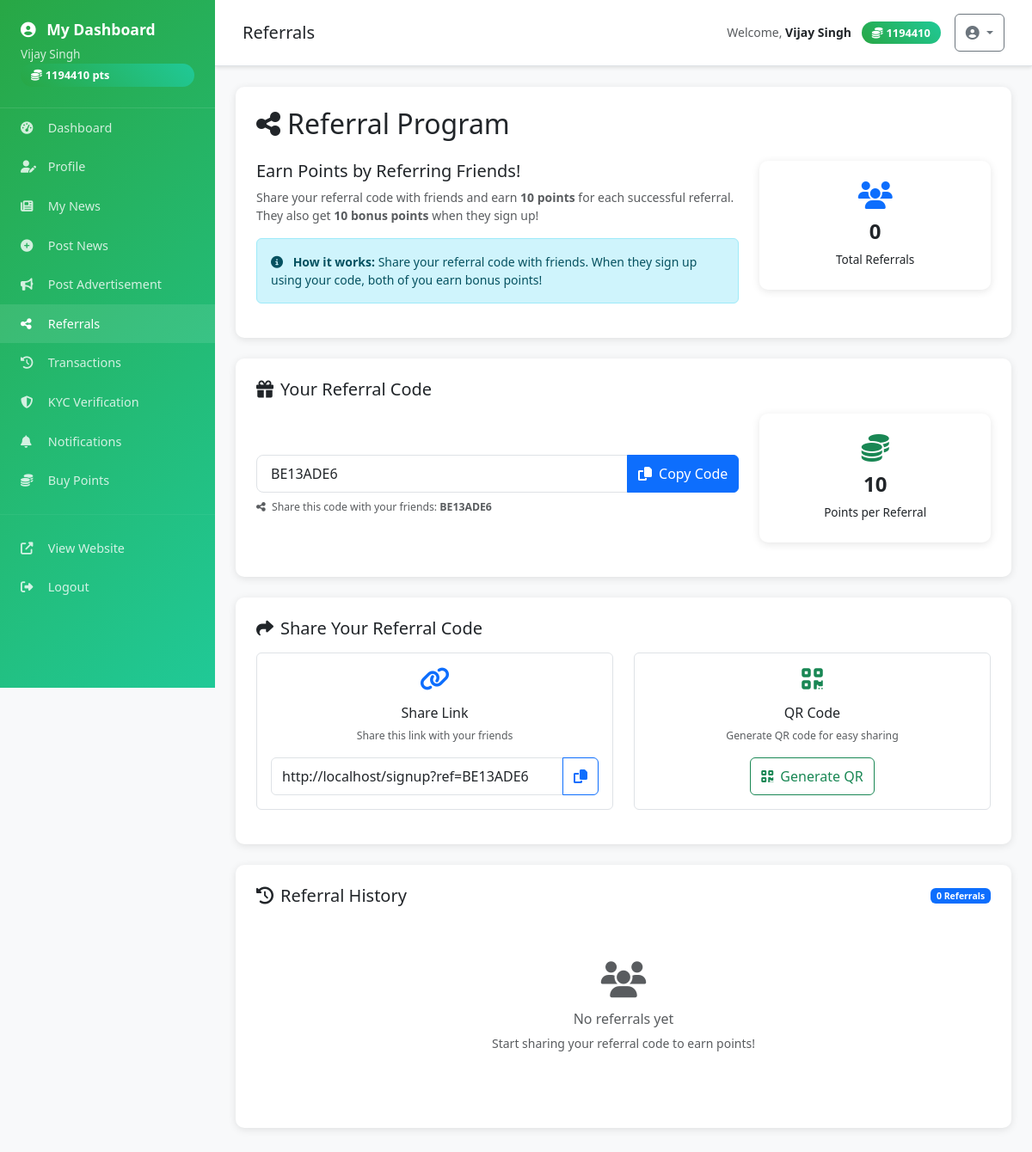
The page /pages/user/referrals.php (signed in) on the database its author committed.
### tables this page shows
CREATE TABLE `users` (
  `id` int NOT NULL AUTO_INCREMENT,
  `username` varchar(50) NOT NULL,
  `email` varchar(100) NOT NULL,
  `password` varchar(255) NOT NULL,
  `full_name` varchar(100) NOT NULL,
  `phone` varchar(20) DEFAULT NULL,
  `city` varchar(50) DEFAULT NULL,
  `referral_code` varchar(20) DEFAULT NULL,
  `referred_by` varchar(20) DEFAULT NULL,
  `points` int DEFAULT '0',
  `is_admin` tinyint(1) DEFAULT '0',
  `is_active` tinyint(1) DEFAULT '1',
  `email_verified` tinyint(1) DEFAULT '0',
  `created_at` timestamp NULL DEFAULT CURRENT_TIMESTAMP,
  `updated_at` timestamp NULL DEFAULT CURRENT_TIMESTAMP ON UPDATE CURRENT_TIMESTAMP,
  `is_verified` tinyint(1) DEFAULT '0',
  `kyc_status` enum('pending','approved','rejected') DEFAULT 'pending',
  `kyc_document` varchar(255) DEFAULT NULL,
  `verification_points_spent` int DEFAULT '0',
  `total_earned_points` int DEFAULT '0',
  `total_spent_points` int DEFAULT '0',
  `last_login` timestamp NULL DEFAULT NULL,
  `profile_image` varchar(255) DEFAULT NULL,
  `bio` text,
  `social_links` json DEFAULT NULL,
  PRIMARY KEY (`id`),
  UNIQUE KEY `username` (`username`),
  UNIQUE KEY `email` (`email`),
  UNIQUE KEY `referral_code` (`referral_code`)
);

### src/services/Config.php (called while the page is built, shortened)
<?php
class Config {
    private static $config = null;
    public static function setConfig($config) {
        self::$config = $config;
    }
    public static function get($key = null, $default = null) {
        $keys = explode('.', $key);
        $value = self::$config;
        foreach ($keys as $k) {
            if (!isset($value[$k])) {
                return $default;
            }
            $value = $value[$k];
        }
        return $value;
    }
}
?>

### bootstrap-fixed.php (called while the page is built, shortened)
<?php
require_once SRC_PATH . '/services/Config.php';
require_once SRC_PATH . '/services/Database.php';
require_once SRC_PATH . '/models/User.php';
$config = require CONFIG_PATH . '/app.php';
function config($key = null, $default = null) {
    return Config::get($key, $default);
}
function session($key = null, $value = null) {
    return $_SESSION[$key] ?? null;
}
function base_url($path = '') {
    return config('app_url') . '/' . ltrim($path, '/');
}
?>

### src/services/Database.php (called while the page is built, shortened)
<?php
class Database {
    private static $instance = null;
    private $connection;
    private $config;
    private function __construct() {
        $this->config = require __DIR__ . '/../../config/app.php';
    }
    public static function getInstance() {
        if (self::$instance === null) {
            self::$instance = new self();
        }
        return self::$instance;
    }
    private function connect() {
        try {
            $db = $this->config['database'];
            $dsn = "mysql:host={$db['host']};dbname={$db['database']};charset=utf8mb4";
            $this->connection = new PDO($dsn, $db['username'], $db['password'], [
                PDO::ATTR_ERRMODE => PDO::ERRMODE_EXCEPTION,
                PDO::ATTR_DEFAULT_FETCH_MODE => PDO::FETCH_ASSOC,
                PDO::ATTR_EMULATE_PREPARES => false
            ]);
        } catch (PDOException $e) {
            throw new \Exception("Database connection failed: " . $e->getMessage());
        }
    }
    public function query($sql, $params = []) {
        try {
            $stmt = $this->connection->prepare($sql);
            $stmt->execute($params);
            return $stmt;
        } catch (PDOException $e) {
            throw new \Exception("Query failed: " . $e->getMessage());
        }
    }
    public function fetch($sql, $params = []) {
        return $this->query($sql, $params)->fetch();
    }
    public function fetchAll($sql, $params = []) {
        return $this->query($sql, $params)->fetchAll();
    }
}
?>

### src/models/User.php (called while the page is built, shortened)
<?php
class User {
    private $db;
    public function __construct() {
        $this->db = Database::getInstance();
    }
    public function findById($id) {
        return $this->db->fetch("SELECT * FROM users WHERE id = ?", [$id]);
    }
    public function getReferrals($id) {
        return $this->db->fetchAll("
            SELECT r.*, u.full_name as referred_name, u.email as referred_email, u.created_at as joined_date
            FROM referrals r
            JOIN users u ON r.referred_id = u.id
            WHERE r.referrer_id = ?
            ORDER BY r.created_at DESC
        ", [$id]);
    }
}
?>

### config/app.php (called while the page is built, shortened)
<?php
if (!function_exists('getAppUrl')) {
    function getAppUrl() {
        $protocol = (!empty($_SERVER['HTTPS']) && $_SERVER['HTTPS'] !== 'off') ? 'https' : 'http';
        $host = $_SERVER['HTTP_HOST'] ?? 'localhost:8080';
        return $protocol . '://' . $host;
    }
}
if (!function_exists('getEnvironment')) {
    function getEnvironment() {
        $host = $_SERVER['HTTP_HOST'] ?? 'localhost';
        if (strpos($host, 'localhost') !== false || strpos($host, '127.0.0.1') !== false || strpos($host, '192.168.') !== false) {
            return 'development';
        } elseif (strpos($host, 'staging') !== false) {
            return 'staging';
        } elseif (strpos($host, 'skyablyitsolution.com') !== false) {
            return 'production';
        } else {
            return 'production';
        }
    }
}
$environment = getEnvironment();
$appUrl = getAppUrl();
?>

### pages/user/referrals.php (the view, shortened to what this page needs)
<?php
require_once __DIR__ . '/../../bootstrap-fixed.php';
include APP_PATH . '/views/layouts/user-header.php';
$userModel = new User();
$userId = session('user_id');
$user = $userModel->findById($userId);
$referrals = $userModel->getReferrals($userId);
?>
<div class="dashboard-card mb-4">
    <h2 class="mb-4">
        <i class="fas fa-share-alt me-2"></i>Referral Program
    </h2>
    <div class="row">
        <div class="col-md-8">
            <h5>Earn Points by Referring Friends!</h5>
            <p class="text-muted">Share your referral code with friends and earn <strong><?php echo config('referral_points', 10); ?> points</strong> for each successful referral. They also get <strong><?php echo config('referral_points', 10); ?> bonus points</strong> when they sign up!</p>
            <div class="alert alert-info">
                <i class="fas fa-info-circle me-2"></i>
                <strong>How it works:</strong> Share your referral code with friends. When they sign up using your code, both of you earn bonus points!
            </div>
        </div>
        <div class="col-md-4 text-center">
            <div class="stats-card">
                <i class="fas fa-users text-primary"></i>
                <h4><?php echo count($referrals); ?></h4>
                <p>Total Referrals</p>
            </div>
        </div>
    </div>
</div>
<div class="dashboard-card mb-4">
    <h5 class="mb-3">
        <i class="fas fa-gift me-2"></i>Your Referral Code
    </h5>
    <div class="row align-items-center">
        <div class="col-md-8">
            <div class="input-group">
                <input type="text" class="form-control form-control-lg" id="referralCode"
                       value="<?php echo htmlspecialchars($user['referral_code']); ?>" readonly>
                <button class="btn btn-primary" type="button" onclick="copyReferralCode()">
                    <i class="fas fa-copy me-2"></i>Copy Code
                </button>
            </div>
            <div class="form-text mt-2">
                <i class="fas fa-share-alt me-1"></i>
                Share this code with your friends: <strong><?php echo htmlspecialchars($user['referral_code']); ?></strong>
            </div>
        </div>
        <div class="col-md-4 text-center">
            <div class="stats-card">
                <i class="fas fa-coins text-success"></i>
                <h4><?php echo config('referral_points', 10); ?></h4>
                <p>Points per Referral</p>
            </div>
        </div>
    </div>
</div>
<div class="dashboard-card mb-4">
    <h5 class="mb-3">
        <i class="fas fa-share me-2"></i>Share Your Referral Code
    </h5>
    <div class="row">
        <div class="col-md-6 mb-3">
            <div class="card border">
                <div class="card-body text-center">
                    <i class="fas fa-link fa-2x text-primary mb-3"></i>
                    <h6>Share Link</h6>
                    <p class="text-muted small">Share this link with your friends</p>
                    <div class="input-group">
                        <input type="text" class="form-control" id="referralLink"
                               value="<?php echo base_url('signup?ref=' . $user['referral_code']); ?>" readonly>
                        <button class="btn btn-outline-primary" type="button" onclick="copyReferralLink()">
                            <i class="fas fa-copy"></i>
                        </button>
                    </div>
                </div>
            </div>
        </div>
        <div class="col-md-6 mb-3">
            <div class="card border">
                <div class="card-body text-center">
                    <i class="fas fa-qrcode fa-2x text-success mb-3"></i>
                    <h6>QR Code</h6>
                    <p class="text-muted small">Generate QR code for easy sharing</p>
                    <button class="btn btn-outline-success" onclick="generateQRCode()">
                        <i class="fas fa-qrcode me-2"></i>Generate QR
                    </button>
                </div>
            </div>
        </div>
    </div>
</div>
<div class="dashboard-card">
    <div class="d-flex justify-content-between align-items-center mb-3">
        <h5 class="mb-0">
            <i class="fas fa-history me-2"></i>Referral History
        </h5>
        <span class="badge bg-primary"><?php echo count($referrals); ?> Referrals</span>
    </div>
    <?php if (empty($referrals)): ?>
        <div class="text-center py-5">
            <i class="fas fa-users fa-3x text-muted mb-3"></i>
            <h6 class="text-muted">No referrals yet</h6>
            <p class="text-muted">Start sharing your referral code to earn points!</p>
        </div>
    <?php endif; ?>
</div>
<?php include APP_PATH . '/views/layouts/user-footer.php'; ?>

### app/views/layouts/user-header.php (style rules this page uses)
body { background-color: #f8f9fa; font-size: 14px; -webkit-text-size-adjust: 100%; -webkit-tap-highlight-color: transparent; -webkit-touch-callout: none; -webkit-user-select: none; -moz-user-select: none; -ms-user-select: none; user-select: none; }
* { -webkit-tap-highlight-color: transparent; }
input, textarea, select { -webkit-user-select: text; -moz-user-select: text; -ms-user-select: text; user-select: text; }
input[type="text"], input[type="email"], input[type="password"], input[type="number"], input[type="tel"], input[type="url"], textarea, select { font-size: 16px !important; }
.btn, .nav-link, .form-control, .form-select { min-height: 44px; touch-action: manipulation; }
html, body { overflow-x: hidden; width: 100%; }
.stats-card { background: white; border-radius: 10px; padding: 1.5rem; text-align: center; box-shadow: 0 2px 10px rgba(0,0,0,0.1); transition: transform 0.3s; margin-bottom: 1rem; }
.stats-card i { font-size: 2rem; margin-bottom: 0.75rem; }
.stats-card h4 { font-size: 1.5rem; font-weight: bold; margin-bottom: 0.5rem; }
.stats-card p { font-size: 0.85rem; margin: 0; }
.dashboard-card { background: white; border-radius: 10px; padding: 1.5rem; margin-bottom: 1.5rem; box-shadow: 0 2px 10px rgba(0,0,0,0.1); }

### rows shown on the page
users: referral_code "BE13ADE6", referral_code "http://localhost/signup?ref=BE13ADE6"

### other values the page prints
session('full_name') "Vijay Singh"
session('points') "1194410"
$page_title "Referrals"
config('referral_points', 10) "10"
count($referrals) "0"
